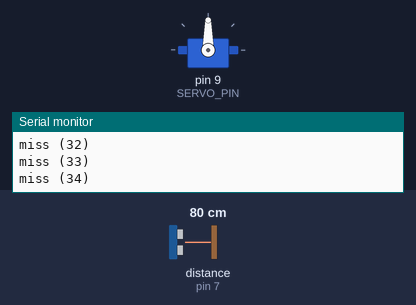
Recording of a program running on a simulated Arduino Mega 2560, built with avr-gcc and run on an emulated ATmega2560. Shown: servo, the last lines printed to the serial monitor. Wiring (inferred from the names in the program): ultrasonic range finder: trigger pin 7; echo pin 7. The inputs (shaded band) are chosen by the test bench; at power-on: distance to the obstacle (sensor on pin 7) 80 cm. The echo pulse lasts 58.3 µs per cm.

Above: at 3.0 s.
3.1 s: distance to the obstacle (sensor on pin 7) set to 63 cm
4.6 s: distance to the obstacle (sensor on pin 7) set to 57 cm
At 5.8 s:
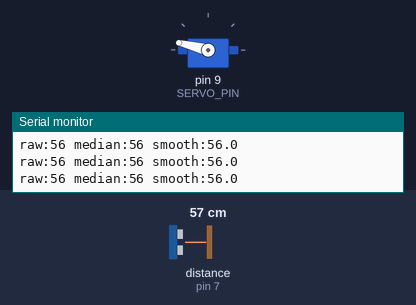
6.1 s: distance to the obstacle (sensor on pin 7) set to 9 cm
At 7.1 s:
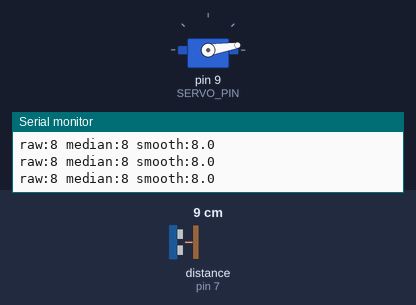
7.7 s: distance to the obstacle (sensor on pin 7) set to 35 cm
At 9.0 s:
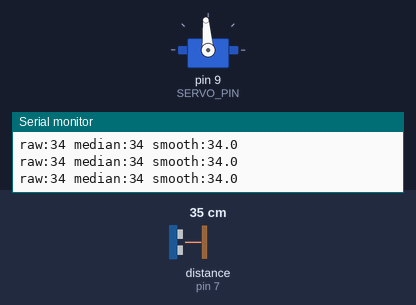
9.3 s: distance to the obstacle (sensor on pin 7) set to 18 cm
At 10.4 s:
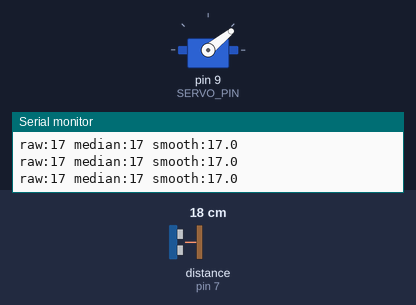
10.8 s: distance to the obstacle (sensor on pin 7) set to 60 cm
At 11.7 s:
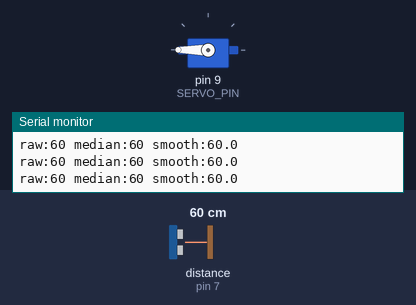
Timing chart, 0 to 13.4 s (numbered marks = the images above; inputs shaded):
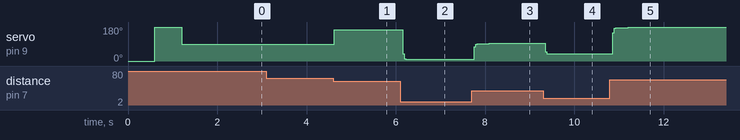

The program:

main.cpp
```cpp
#include <Arduino.h>
#include <Servo.h>

// ================= PINS =================
const int SIG_PIN   = 7;   // Parallax PING))) 28015 SIG pin
const int SERVO_PIN = 9;   // servo signal wire (orange)

// ============ SENSOR LIMITS =============
const int MIN_CM = 5;      // closer than this is unreliable
const int MAX_CM = 60;     // testing range (sensor can reach ~300 cm)

// ========== SMOOTHING SETTINGS ==========
// Tune these while testing.
const float ALPHA          = 0.8;  // 0.0-1.0. Lower = smoother, higher = faster
const int MAX_MISSES       = 5;    // this many bad readings in a row = target lost
const int DEADBAND_DEG     = 1;    // ignore servo moves smaller than this
const int PING_INTERVAL_MS = 30;   // time between pings (keep >= 30)

Servo servo;

// ============ FILTER STATE ==============
long  history[3];          // the last 3 good readings, for the median filter
int   historyIndex = 0;    // where the next reading goes in history[]
bool  haveTarget   = false;
float smoothedCm   = 0;    // final smoothed distance
int   missCount    = 0;    // bad readings in a row
int   lastAngle    = 90;   // last angle sent to the servo

// ---------------------------------------------------------------
// Sends one ping and returns the distance in cm, or -1 if no echo.
// ---------------------------------------------------------------
long readDistanceCm() {
  pinMode(SIG_PIN, OUTPUT);
  digitalWrite(SIG_PIN, LOW);
  delayMicroseconds(2);
  digitalWrite(SIG_PIN, HIGH);
  delayMicroseconds(5);
  digitalWrite(SIG_PIN, LOW);

  pinMode(SIG_PIN, INPUT);
  long duration = pulseIn(SIG_PIN, HIGH, 30000);  // wait up to 30 ms for the echo
  if (duration == 0) return -1;
  return duration / 29 / 2;  // sound travels ~29 us per cm; divide by 2 for the round trip
}

// ---------------------------------------------------------------
// Returns the middle value of three numbers (the median).
// This throws out a single weird reading.
// ---------------------------------------------------------------
long median3(long a, long b, long c) {
  return max(min(a, b), min(max(a, b), c));
}

void setup() {
  Serial.begin(115200);    // must match monitor_speed in platformio.ini
  servo.attach(SERVO_PIN);

  // Servo self-test: sweep once, then center
  servo.write(0);   delay(600);
  servo.write(180); delay(600);
  servo.write(90);  delay(600);
  Serial.println("Servo test done. Move your hand in front of the sensor.");
}

void loop() {
  long raw = readDistanceCm();
  bool valid = (raw >= MIN_CM && raw <= MAX_CM);

  if (valid) {
    missCount = 0;

    if (!haveTarget) {
      // First good reading (or just reacquired): fill the history
      // with it so old data doesn't drag the filter around.
      history[0] = history[1] = history[2] = raw;
      smoothedCm = raw;
      haveTarget = true;
    } else {
      // Replace the oldest reading with the new one
      history[historyIndex] = raw;
      historyIndex = (historyIndex + 1) % 3;
    }

    // Stage 1: median of the last 3 readings removes single spikes
    long med = median3(history[0], history[1], history[2]);

    // Stage 2: exponential moving average smooths out small wobble
    smoothedCm = smoothedCm + ALPHA * (med - smoothedCm);

    // Print in "label:value" format so the Arduino IDE Serial Plotter
    // can graph raw vs. smoothed if you want to compare them.
    Serial.print("raw:");      Serial.print(raw);
    Serial.print(" median:");  Serial.print(med);
    Serial.print(" smooth:");  Serial.println(smoothedCm, 1);

  } else {
    // Bad reading: don't touch the filter, just count it
    missCount++;
    Serial.print("miss (");
    Serial.print(missCount);
    Serial.println(")");

    if (missCount >= MAX_MISSES && haveTarget) {
      haveTarget = false;
      Serial.println("Target lost - holding servo position.");
    }
  }

  // Move the servo only if we have a target and the change is
  // big enough to matter (the deadband stops constant twitching)
  if (haveTarget) {
    int angle = map(constrain((long)smoothedCm, MIN_CM, MAX_CM), MIN_CM, MAX_CM, 0, 180);
    if (abs(angle - lastAngle) >= DEADBAND_DEG) {
      servo.write(angle);
      lastAngle = angle;
    }
  }

  delay(PING_INTERVAL_MS);
}
```

Measured:
- the behaviour switches between 61 and 60 cm on distance to the obstacle (sensor on pin 7) (found by bisection; images 0 and 1)
- after the input at 4.6 s, servo on pin 9 (SERVO_PIN): 90° → 166° at once
- after the input at 6.1 s, servo on pin 9 (SERVO_PIN): 166° → 9° after 0.05 s
- after the input at 7.7 s, servo on pin 9 (SERVO_PIN): 9° → 91° after 0.06 s, → 94° 0.34 s later
- after the input at 9.3 s, servo on pin 9 (SERVO_PIN): 94° → 39° after 0.05 s
- after the input at 10.8 s, servo on pin 9 (SERVO_PIN): 39° → 176° after 0.06 s, → 180° 0.35 s later
